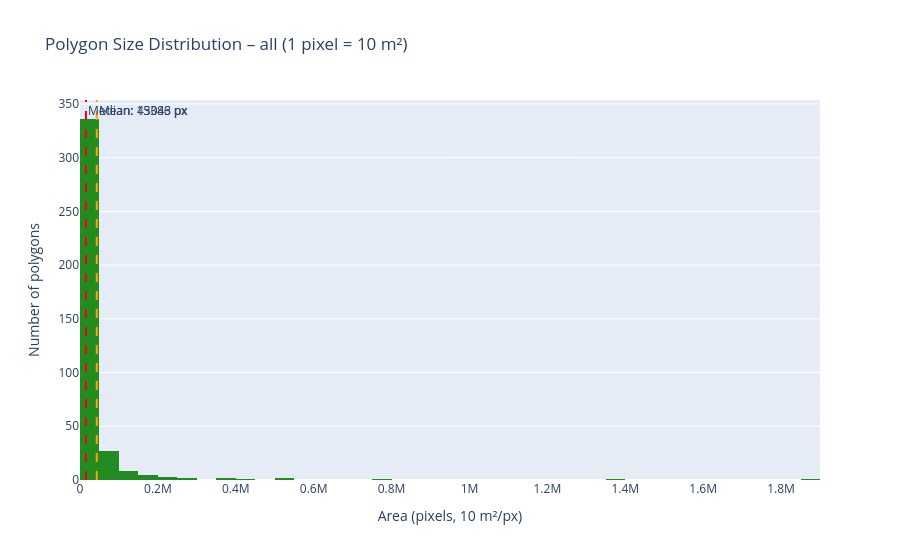
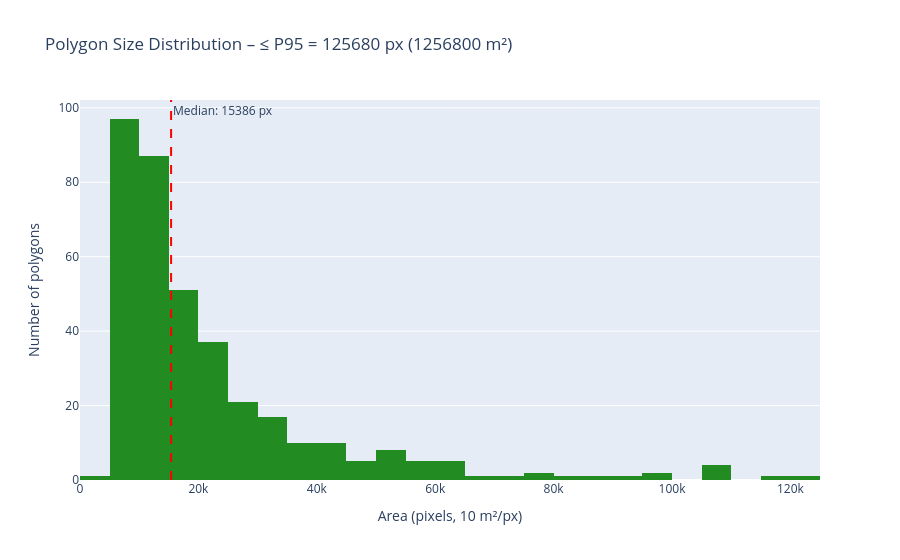

The notebook cell these images were saved under, in order:
### Markdown cell above
# Polygons Size Distribution

### Code cell
import geopandas as gpd
import plotly.express as px
import pandas as pd
import numpy as np
import os
import math

# ── Load shapefile (WGS 84) and reproject to UTM 20S (SIRGAS 2000) ──
SCRIPT_DIR = os.path.dirname(os.path.abspath("__file__"))
SHP_DIR = os.path.join(SCRIPT_DIR, "data", "data_shp")
if os.path.exists(os.path.expanduser("~/thesis_scripts/data_shp")):
    SHP_DIR = os.path.expanduser("~/thesis_scripts/data_shp")

gdf = gpd.read_file(os.path.join(SHP_DIR, "label_polygons.shp"))
print(f"Original CRS: {gdf.crs}")

# Reproject WGS 84 -> SIRGAS 2000 / UTM zone 20S for accurate area
gdf_utm = gdf.to_crs("EPSG:31980")
gdf_utm["area_m2"] = gdf_utm.geometry.area
gdf_utm["area_px"] = (gdf_utm["area_m2"] / 10).round().astype(int)  # 10 m²/pixel

print(f"Reprojected CRS: {gdf_utm.crs}")
print(f"Polygons: {len(gdf_utm)}")
print(f"Area range: {gdf_utm['area_m2'].min():.0f} – {gdf_utm['area_m2'].max():.0f} m²  |  {gdf_utm['area_px'].min()} – {gdf_utm['area_px'].max()} px")
print(f"Median: {gdf_utm['area_m2'].median():.0f} m² ({gdf_utm['area_px'].median():.0f} px)  |  Mean: {gdf_utm['area_m2'].mean():.0f} m² ({gdf_utm['area_px'].mean():.0f} px)")

# ── Percentile table (m² and pixels) ──
percentiles = [0.05, 0.10, 0.25, 0.50, 0.75, 0.90, 0.95, 0.99]
pct_m2 = [gdf_utm["area_m2"].quantile(p) for p in percentiles]
pct_px = [int(round(m2 / 10)) for m2 in pct_m2]

pct_df = pd.DataFrame({
    "Percentile": [f"P{int(p*100)}" for p in percentiles],
    "Area (m²)": [int(round(v)) for v in pct_m2],
    "Area (pixels)": pct_px,
})
print("\nPercentiles:")
print(pct_df.to_string(index=False))

# ── Foundation model image coverage ──
FM_INPUT_SIZES = {
    "CROMA": 120,      # 120x120 px (534 cropped to nearest multiple of 8)
    "TerraFM": 224,    # 224x224 px
    "Clay v1.5": 256,  # 256x256 px
    "SkySense": 64,    # 64x64 px
}
# Image area in pixels (input sizes are already in pixels)
fm_image_area_px = {name: size * size for name, size in FM_INPUT_SIZES.items()}

print("\nFM image area (pixels):")
for name, area in fm_image_area_px.items():
    print(f"  {name}: {FM_INPUT_SIZES[name]}x{FM_INPUT_SIZES[name]} = {area:,} px")

# ── Table: images needed per FM per percentile ──
rows = []
for i, p in enumerate(percentiles):
    row = {"Percentile": f"P{int(p*100)}", "Area (m²)": pct_df["Area (m²)"].iloc[i], "Area (px)": pct_px[i]}
    for name, img_area in fm_image_area_px.items():
        row[name] = max(1, math.ceil(pct_px[i] / img_area))
    rows.append(row)

coverage_df = pd.DataFrame(rows)
print("\nImages needed to cover polygon area per FM:")
print(coverage_df.to_string(index=False))

# ── Histogram: full distribution (pixels) ──
fig1 = px.histogram(
    gdf_utm, x="area_px", nbins=50, color_discrete_sequence=["forestgreen"],
    labels={"area_px": "Area (pixels, 10 m²/px)"},
    title="Polygon Size Distribution – all (1 pixel = 10 m²)",
)
med_px = int(gdf_utm["area_px"].median())
mean_px = int(gdf_utm["area_px"].mean())
fig1.add_vline(x=med_px, line_dash="dash", line_color="red",
               annotation_text=f"Median: {med_px} px")
fig1.add_vline(x=mean_px, line_dash="dash", line_color="orange",
               annotation_text=f"Mean: {mean_px} px")
fig1.update_layout(yaxis_title="Number of polygons")
fig1.show()

# ── Histogram: zoomed to 95th percentile (pixels) ──
p95_px = int(gdf_utm["area_px"].quantile(0.95))
subset = gdf_utm[gdf_utm["area_px"] <= p95_px]
fig2 = px.histogram(
    subset, x="area_px", nbins=40, color_discrete_sequence=["forestgreen"],
    labels={"area_px": "Area (pixels, 10 m²/px)"},
    title=f"Polygon Size Distribution – ≤ P95 = {p95_px} px ({p95_px * 10} m²)",
)
fig2.add_vline(x=med_px, line_dash="dash", line_color="red",
               annotation_text=f"Median: {med_px} px")
fig2.update_layout(yaxis_title="Number of polygons")
fig2.show()

# ── Summary by CLASSNAME (m² and pixels) ──
print("\nArea statistics by class:")
stats = gdf_utm.groupby("CLASSNAME").agg(
    count=("area_px", "size"),
    mean_m2=("area_m2", "mean"), median_m2=("area_m2", "median"), min_m2=("area_m2", "min"), max_m2=("area_m2", "max"),
    mean_px=("area_px", "mean"), median_px=("area_px", "median"), min_px=("area_px", "min"), max_px=("area_px", "max"),
).round(0).astype(int)
print(stats.to_string())

### Figure 1 — Plotly figure (JSON) as saved in the notebook; plotly's stock layout.template omitted (floating-point values rounded to 4 significant figures; data arrays with more than 128 entries replaced by an {"elided": "..."} marker saying what was removed)
{"data": [{"bingroup": "x", "hovertemplate": "Area (pixels, 10 m²/px)=%{x}<br>count=%{y}<extra></extra>", "legendgroup": "", "marker": {"color": "forestgreen", "pattern": {"shape": ""}}, "name": "", "nbinsx": 50, "orientation": "v", "showlegend": false, "type": "histogram", "x": {"elided": "389 int values"}, "xaxis": "x", "yaxis": "y"}], "layout": {"annotations": [{"showarrow": false, "text": "Median: 15386 px", "x": 15386, "xanchor": "left", "xref": "x", "y": 1, "yanchor": "top", "yref": "y domain"}, {"showarrow": false, "text": "Mean: 43043 px", "x": 43043, "xanchor": "left", "xref": "x", "y": 1, "yanchor": "top", "yref": "y domain"}], "barmode": "relative", "legend": {"tracegroupgap": 0}, "shapes": [{"line": {"color": "red", "dash": "dash"}, "type": "line", "x0": 15386, "x1": 15386, "xref": "x", "y0": 0, "y1": 1, "yref": "y domain"}, {"line": {"color": "orange", "dash": "dash"}, "type": "line", "x0": 43043, "x1": 43043, "xref": "x", "y0": 0, "y1": 1, "yref": "y domain"}], "title": {"text": "Polygon Size Distribution – all (1 pixel = 10 m²)"}, "xaxis": {"anchor": "y", "domain": [0, 1], "title": {"text": "Area (pixels, 10 m²/px)"}}, "yaxis": {"anchor": "x", "domain": [0, 1], "title": {"text": "Number of polygons"}}}}

### Figure 2 — Plotly figure (JSON) as saved in the notebook; plotly's stock layout.template omitted (floating-point values rounded to 4 significant figures; data arrays with more than 128 entries replaced by an {"elided": "..."} marker saying what was removed)
{"data": [{"bingroup": "x", "hovertemplate": "Area (pixels, 10 m²/px)=%{x}<br>count=%{y}<extra></extra>", "legendgroup": "", "marker": {"color": "forestgreen", "pattern": {"shape": ""}}, "name": "", "nbinsx": 40, "orientation": "v", "showlegend": false, "type": "histogram", "x": {"elided": "369 int values"}, "xaxis": "x", "yaxis": "y"}], "layout": {"annotations": [{"showarrow": false, "text": "Median: 15386 px", "x": 15386, "xanchor": "left", "xref": "x", "y": 1, "yanchor": "top", "yref": "y domain"}], "barmode": "relative", "legend": {"tracegroupgap": 0}, "shapes": [{"line": {"color": "red", "dash": "dash"}, "type": "line", "x0": 15386, "x1": 15386, "xref": "x", "y0": 0, "y1": 1, "yref": "y domain"}], "title": {"text": "Polygon Size Distribution – ≤ P95 = 125680 px (1256800 m²)"}, "xaxis": {"anchor": "y", "domain": [0, 1], "title": {"text": "Area (pixels, 10 m²/px)"}}, "yaxis": {"anchor": "x", "domain": [0, 1], "title": {"text": "Number of polygons"}}}}
